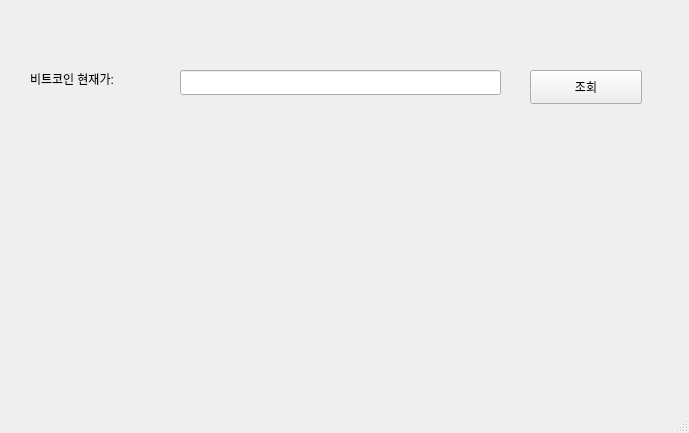
<?xml version="1.0" encoding="UTF-8"?>
<ui version="4.0">
 <class>MainWindow</class>
 <widget class="QMainWindow" name="MainWindow">
  <property name="geometry">
   <rect>
    <x>0</x>
    <y>0</y>
    <width>689</width>
    <height>433</height>
   </rect>
  </property>
  <property name="windowTitle">
   <string>MainWindow</string>
  </property>
  <widget class="QWidget" name="centralwidget">
   <widget class="QPushButton" name="pushButton">
    <property name="geometry">
     <rect>
      <x>530</x>
      <y>70</y>
      <width>112</width>
      <height>34</height>
     </rect>
    </property>
    <property name="text">
     <string>조회</string>
    </property>
   </widget>
   <widget class="QLineEdit" name="lineEdit">
    <property name="geometry">
     <rect>
      <x>180</x>
      <y>70</y>
      <width>321</width>
      <height>25</height>
     </rect>
    </property>
   </widget>
   <widget class="QLabel" name="label">
    <property name="geometry">
     <rect>
      <x>30</x>
      <y>70</y>
      <width>151</width>
      <height>18</height>
     </rect>
    </property>
    <property name="text">
     <string>비트코인 현재가:</string>
    </property>
   </widget>
  </widget>
  <widget class="QMenuBar" name="menubar">
   <property name="geometry">
    <rect>
     <x>0</x>
     <y>0</y>
     <width>689</width>
     <height>31</height>
    </rect>
   </property>
  </widget>
  <widget class="QStatusBar" name="statusbar"/>
 </widget>
 <resources/>
 <connections/>
</ui>
